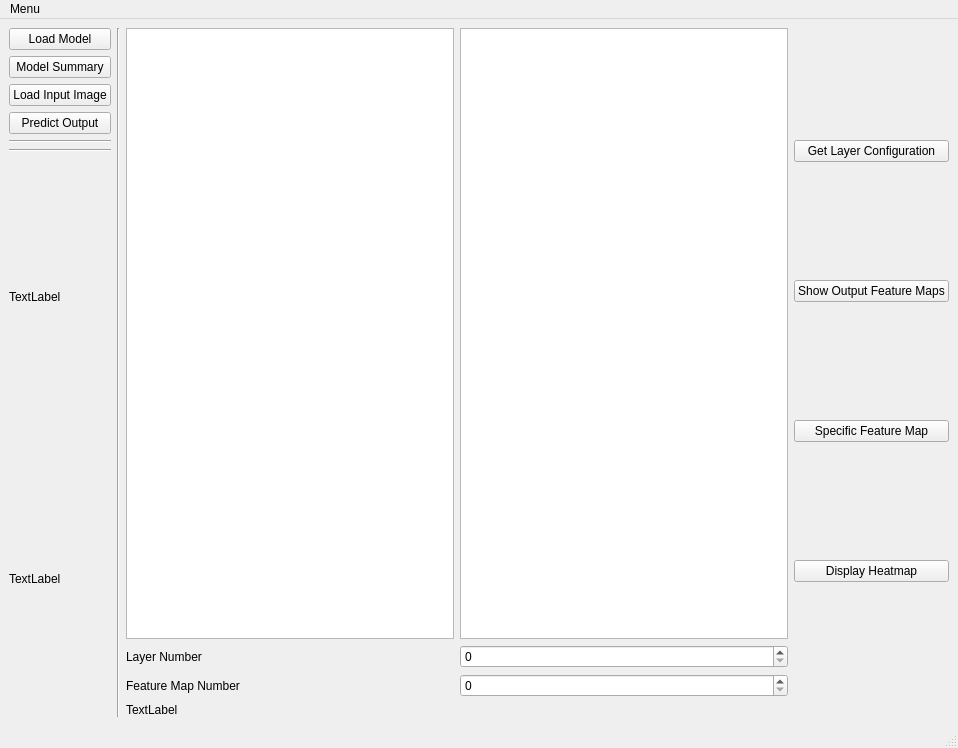
<?xml version="1.0" encoding="UTF-8"?>
<ui version="4.0">
 <class>MainWindow</class>
 <widget class="QMainWindow" name="MainWindow">
  <property name="geometry">
   <rect>
    <x>0</x>
    <y>0</y>
    <width>958</width>
    <height>748</height>
   </rect>
  </property>
  <property name="windowTitle">
   <string>MainWindow</string>
  </property>
  <widget class="QWidget" name="centralwidget">
   <layout class="QGridLayout" name="gridLayout">
    <item row="1" column="2" rowspan="2">
     <layout class="QVBoxLayout" name="verticalLayout_2">
      <item>
       <layout class="QHBoxLayout" name="horizontalLayout">
        <item>
         <layout class="QVBoxLayout" name="verticalLayout_3">
          <item>
           <layout class="QHBoxLayout" name="horizontalLayout_3">
            <item>
             <widget class="QTextBrowser" name="console_output"/>
            </item>
            <item>
             <widget class="QTextBrowser" name="console_output2"/>
            </item>
           </layout>
          </item>
          <item>
           <layout class="QHBoxLayout" name="horizontalLayout_2">
            <item>
             <widget class="QLabel" name="label_4">
              <property name="text">
               <string>Layer Number</string>
              </property>
             </widget>
            </item>
            <item>
             <widget class="QSpinBox" name="layerNumber">
              <property name="minimum">
               <number>0</number>
              </property>
              <property name="maximum">
               <number>200</number>
              </property>
             </widget>
            </item>
           </layout>
          </item>
          <item>
           <layout class="QHBoxLayout" name="horizontalLayout_5">
            <item>
             <widget class="QLabel" name="label">
              <property name="text">
               <string>Feature Map Number</string>
              </property>
             </widget>
            </item>
            <item>
             <widget class="QSpinBox" name="featureMapNumber">
              <property name="maximum">
               <number>600</number>
              </property>
             </widget>
            </item>
           </layout>
          </item>
         </layout>
        </item>
        <item>
         <layout class="QVBoxLayout" name="verticalLayout_4">
          <item>
           <widget class="QPushButton" name="layerButton">
            <property name="text">
             <string>Get Layer Configuration</string>
            </property>
           </widget>
          </item>
          <item>
           <widget class="QPushButton" name="outputFeatureMaps">
            <property name="text">
             <string>Show Output Feature Maps</string>
            </property>
           </widget>
          </item>
          <item>
           <widget class="QPushButton" name="specificFeatureMap">
            <property name="text">
             <string>Specific Feature Map</string>
            </property>
           </widget>
          </item>
          <item>
           <widget class="QPushButton" name="displayCAM">
            <property name="text">
             <string>Display Heatmap</string>
            </property>
           </widget>
          </item>
         </layout>
        </item>
       </layout>
      </item>
      <item>
       <widget class="QLabel" name="displayOutput">
        <property name="text">
         <string>TextLabel</string>
        </property>
       </widget>
      </item>
     </layout>
    </item>
    <item row="1" column="0" rowspan="2">
     <layout class="QVBoxLayout" name="verticalLayout">
      <item>
       <widget class="QPushButton" name="loadModel">
        <property name="text">
         <string>Load Model</string>
        </property>
       </widget>
      </item>
      <item>
       <widget class="QPushButton" name="modelSummary">
        <property name="text">
         <string>Model Summary</string>
        </property>
       </widget>
      </item>
      <item>
       <widget class="QPushButton" name="inputImage">
        <property name="text">
         <string>Load Input Image</string>
        </property>
       </widget>
      </item>
      <item>
       <widget class="QPushButton" name="computeOutput">
        <property name="text">
         <string>Predict Output</string>
        </property>
       </widget>
      </item>
      <item>
       <widget class="Line" name="line">
        <property name="orientation">
         <enum>Qt::Horizontal</enum>
        </property>
       </widget>
      </item>
      <item>
       <widget class="Line" name="line_2">
        <property name="orientation">
         <enum>Qt::Horizontal</enum>
        </property>
       </widget>
      </item>
      <item>
       <widget class="QLabel" name="displayInput">
        <property name="autoFillBackground">
         <bool>false</bool>
        </property>
        <property name="text">
         <string>TextLabel</string>
        </property>
       </widget>
      </item>
      <item>
       <widget class="QLabel" name="displayPreprocessedInput">
        <property name="text">
         <string>TextLabel</string>
        </property>
       </widget>
      </item>
     </layout>
    </item>
    <item row="1" column="1" rowspan="2">
     <widget class="Line" name="line_3">
      <property name="orientation">
       <enum>Qt::Vertical</enum>
      </property>
     </widget>
    </item>
   </layout>
  </widget>
  <widget class="QMenuBar" name="menubar">
   <property name="geometry">
    <rect>
     <x>0</x>
     <y>0</y>
     <width>958</width>
     <height>22</height>
    </rect>
   </property>
   <widget class="QMenu" name="menuMenu">
    <property name="title">
     <string>Menu</string>
    </property>
    <addaction name="actionDuplicate_window"/>
    <addaction name="separator"/>
    <addaction name="actionExit"/>
   </widget>
   <addaction name="menuMenu"/>
  </widget>
  <widget class="QStatusBar" name="statusbar"/>
  <action name="actionDuplicate_window">
   <property name="text">
    <string>Duplicate window</string>
   </property>
  </action>
  <action name="actionExit">
   <property name="text">
    <string>Exit</string>
   </property>
  </action>
 </widget>
 <resources/>
 <connections/>
</ui>
